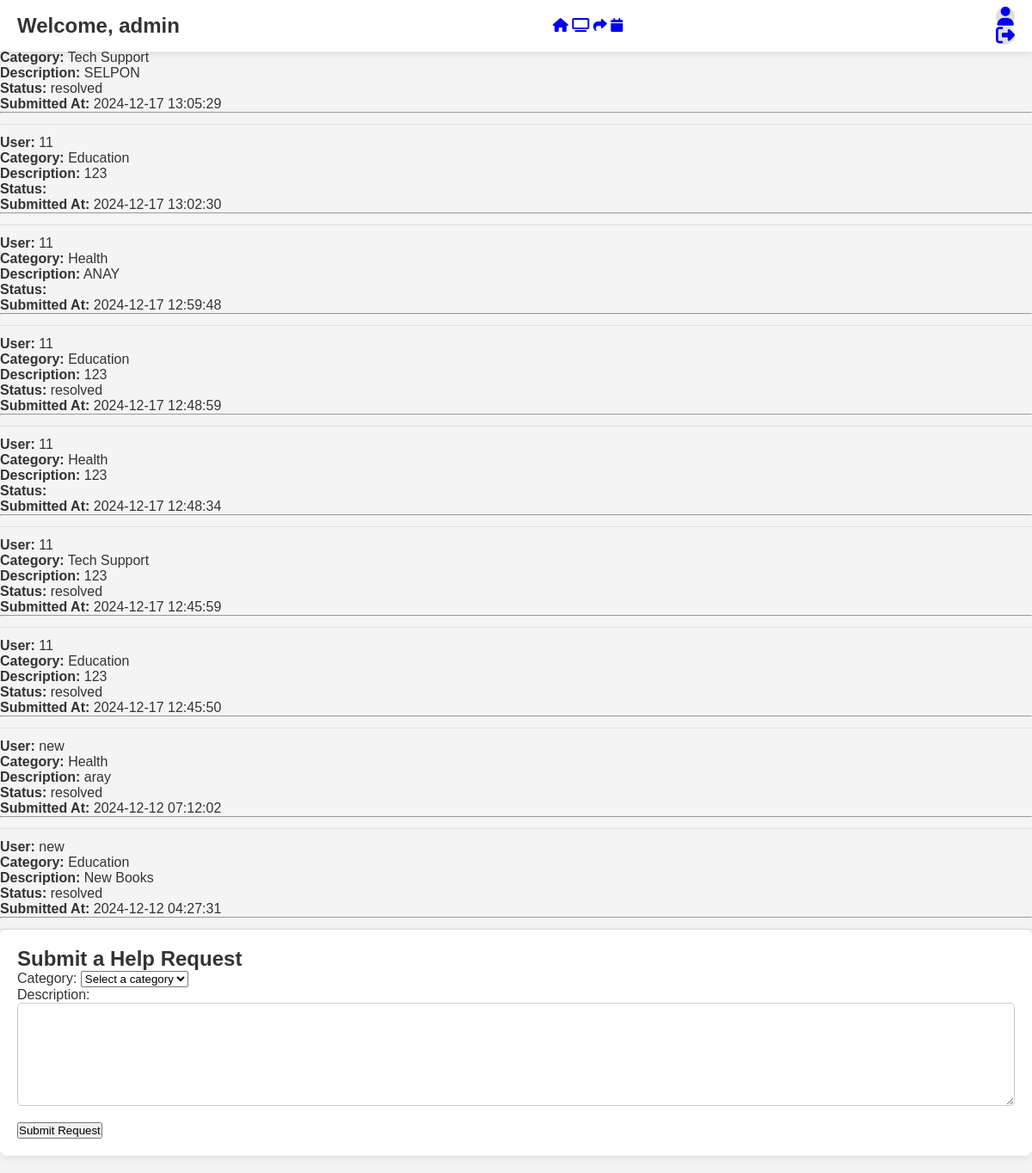
/?page=help_requests (signed in), run on the app's committed database.
### tables this page shows
CREATE TABLE `help_requests` (
  `id` int(11) NOT NULL,
  `user` varchar(255) NOT NULL,
  `user_id` int(11) NOT NULL,
  `category` enum('Education','Health','Tech Support','Other') NOT NULL,
  `description` text NOT NULL,
  `status` enum('open','resolved') DEFAULT 'open',
  `created_at` timestamp NOT NULL DEFAULT current_timestamp()
);

CREATE TABLE `users` (
  `id` int(11) NOT NULL,
  `name` varchar(100) NOT NULL,
  `email` varchar(100) NOT NULL,
  `password` varchar(255) NOT NULL,
  `created_at` timestamp NOT NULL DEFAULT current_timestamp(),
  `reset_token` varchar(255) DEFAULT NULL,
  `token_expiry` datetime DEFAULT NULL,
  `role` enum('admin','member') DEFAULT 'member',
  `status` enum('active','inactive') DEFAULT 'active'
);

### index.php (called while the page is built, shortened)
<?php
require_once './app/core/Router.php';
$router = new Router();
$router->route();
?>

### app/controllers/HelpRequestController.php (called while the page is built, shortened)
<?php
require_once __DIR__ . '/../models/HelpRequestModel.php';
class HelpRequestController {
    private $helpRequestModel;
    public function __construct() {
        $database = new Database();
        $pdo = $database->connect();
        $this->helpRequestModel = new HelpRequestModel($pdo);
    }
    public function getHelpRequests() {
        try {
            return $this->helpRequestModel->getAllHelpRequests();
        } catch (Exception $e) {
            error_log("Error fetching help requests: " . $e->getMessage());
            return [];
        }
    }
}

### app/models/HelpRequestModel.php (called while the page is built, shortened)
<?php
class HelpRequestModel {
    private $pdo;
    public function __construct($pdo) {
        $this->pdo = $pdo;
    }
    public function getAllHelpRequests() {
        $stmt = $this->pdo->query("
            SELECT hr.id, hr.category, hr.description, hr.status, hr.created_at, u.name AS user_name
            FROM help_requests hr
            JOIN users u ON hr.user_id = u.id
            ORDER BY hr.created_at DESC
        ");
        return $stmt->fetchAll(PDO::FETCH_ASSOC);
    }
}

### app/views/help_requests_list.php (the view, shortened to what this page needs)
<?php
require_once __DIR__ . '/../controllers/HelpRequestController.php';
$helpRequestController = new HelpRequestController();
$helpRequestController->handleFormSubmission();
$helpRequests = $helpRequestController->getHelpRequests();
?>
<!DOCTYPE html>
<html lang="en">
<head>
    <link rel="stylesheet" href="https://cdnjs.cloudflare.com/ajax/libs/font-awesome/6.7.1/css/all.min.css"
 />
    <link rel="stylesheet" href="./public/assets/dashStyle.css">
</head>
<body>
<div class="container">
    <nav>
        <div class="nav-left">
            <h1>Welcome, <?= htmlspecialchars($_SESSION['user']['name']); ?></h1>
        </div>
        <div class="nav-center">
            <a href="?page=dashboard"><i class="fa-solid fa-house"></i></a>
            <a href="?page=help_requests"><i class="fa-solid fa-tv"></i></a>
            <a href="?page=resource_sharing"><i class="fa-solid fa-share"></i></a>
            <a href="?page=events"><i class="fa-solid fa-calendar"></i></a>
        </div>
        <div class="nav-right">
            <a href="?page=profile"><i class="fa-solid fa-user"></i></a>
            <a href="?page=logout"><i class="fa-solid fa-right-from-bracket"></i></a>
        </div>
    </nav>
    <div class="main-content">
        <div class="main-left">
            <h2>Recent Help Requests</h2>
            <div class="posts">
                <ul>
                    <?php if (!empty($helpRequests)): ?>
                        <?php foreach ($helpRequests as $request): ?>
                            <li>
                                <strong>User:</strong> <?= htmlspecialchars($request['user_name']) ?><br>
                                <strong>Category:</strong> <?= htmlspecialchars($request['category']) ?><br>
                                <strong>Description:</strong> <?= htmlspecialchars($request['description']) ?><br>
                                <strong>Status:</strong> <?= htmlspecialchars($request['status']) ?><br>
                                <strong>Submitted At:</strong> <?= htmlspecialchars($request['created_at']) ?><br>
                                <hr>
                            </li>
                        <?php endforeach; ?>
                    <?php else: ?>
                        <p>No help requests found.</p>
                    <?php endif; ?>
                </ul>
            </div>
        </div>
        <div class="main-right">
            <div class="create-post">
                <h2>Submit a Help Request</h2>
                <form action="?page=help_requests" method="POST">
                    <label for="category">Category:</label>
                    <select name="category" id="category" required>
                        <option value="" disabled selected>Select a category</option>
                    </select>
                    <br>
                    <label for="description">Description:</label><br>
                    <textarea id="description" name="description" required></textarea>
                    <br>
                    <button type="submit">Submit Request</button>
                </form>
            </div>
        </div>
    </div>
</div>
</body>
</html>

### public/assets/dashStyle.css (style rules this page uses)
* { margin: 0; padding: 0; box-sizing: border-box; }
body { background: #f4f4f4; color: #333; font-family: 'Arial', sans-serif; }
nav { width: 100%; height: 60px; display: flex; align-items: center; justify-content: space-between; background: #ffffff; box-shadow: 0 2px 10px rgba(0, 0, 0, 0.1); position: fixed; z-index: 1000; top: 0; padding: 0 20px; }
.nav-left { display: flex; align-items: center; }
.nav-center a, .nav-right a { text-decoration: none; }
.nav-right i { background: #e0e0e0; border-radius: 50%; font-size: 22px; display: flex; align-items: center; justify-content: center; transition: background 0.3s; }
.create-post { position: relative; background: #ffffff; padding: 20px; border-radius: 8px; box-shadow: 0 2px 10px rgba(0, 0, 0, 0.1); margin-bottom: 20px; }
.create-post textarea { width: 100%; height: 120px; padding: 12px; border: 1px solid #ccc; border-radius: 5px; margin-bottom: 15px; }
.posts ul { list-style-type: none; }
.posts li { padding: 12px 0; border-bottom: 1px solid #e0e0e0; }

### data on the page
help_requests: category "Tech Support", description "SELPON", status "resolved", created_at "2024-12-17 13:05:29"
help_requests: user.name "11", category "Education", description "123", created_at "2024-12-17 13:02:30"
help_requests: user.name "11", category "Health", description "ANAY", created_at "2024-12-17 12:59:48"
help_requests: user.name "11", category "Education", description "123", status "resolved", created_at "2024-12-17 12:48:59"
help_requests: user.name "11", category "Health", description "123", created_at "2024-12-17 12:48:34"
help_requests: user.name "11", category "Tech Support", description "123", status "resolved", created_at "2024-12-17 12:45:59"
help_requests: user.name "11", category "Education", description "123", status "resolved", created_at "2024-12-17 12:45:50"
help_requests: user.name "new", category "Health", description "aray", status "resolved", created_at "2024-12-12 07:12:02"
help_requests: user.name "new", category "Education", description "New Books", status "resolved", created_at "2024-12-12 04:27:31"

### other printed values
$_SESSION['user']['name'] "admin"
